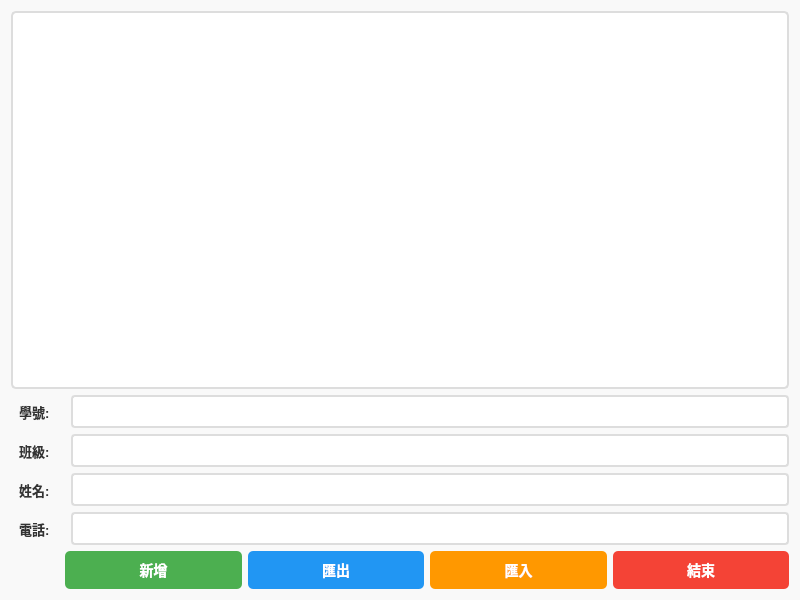
<?xml version="1.0" encoding="UTF-8"?>
<ui version="4.0">
 <class>ContactBook</class>
 <widget class="QWidget" name="ContactBook">
  <property name="geometry">
   <rect>
    <x>0</x>
    <y>0</y>
    <width>800</width>
    <height>600</height>
   </rect>
  </property>
  <property name="windowTitle">
   <string>ContactBook</string>
  </property>
  <property name="styleSheet">
   <string notr="true">QWidget {
    background-color: #f9f9f9;
}</string>
  </property>
  <layout class="QGridLayout" name="gridLayout">
   <item row="5" column="1" colspan="2">
    <layout class="QHBoxLayout" name="horizontalLayout_3">
     <item>
      <widget class="QPushButton" name="pushButton">
       <property name="text">
        <string>新增</string>
       </property>
       <property name="styleSheet">
        <string notr="true">QPushButton {
    background-color: #4CAF50;
    color: white;
    border: none;
    border-radius: 5px;
    padding: 8px 16px;
    font-size: 14px;
    font-weight: bold;
}
QPushButton:hover {
    background-color: #45a049;
}
QPushButton:pressed {
    background-color: #3d8b40;
}</string>
       </property>
      </widget>
     </item>
     <item>
      <widget class="QPushButton" name="pushButton_2">
       <property name="text">
        <string>匯出</string>
       </property>
       <property name="styleSheet">
        <string notr="true">QPushButton {
    background-color: #2196F3;
    color: white;
    border: none;
    border-radius: 5px;
    padding: 8px 16px;
    font-size: 14px;
    font-weight: bold;
}
QPushButton:hover {
    background-color: #1976D2;
}
QPushButton:pressed {
    background-color: #0D47A1;
}</string>
       </property>
      </widget>
     </item>
     <item>
      <widget class="QPushButton" name="pushButton_3">
       <property name="text">
        <string>匯入</string>
       </property>
       <property name="styleSheet">
        <string notr="true">QPushButton {
    background-color: #FF9800;
    color: white;
    border: none;
    border-radius: 5px;
    padding: 8px 16px;
    font-size: 14px;
    font-weight: bold;
}
QPushButton:hover {
    background-color: #F57C00;
}
QPushButton:pressed {
    background-color: #E65100;
}</string>
       </property>
      </widget>
     </item>
     <item>
      <widget class="QPushButton" name="pushButton_4">
       <property name="text">
        <string>結束</string>
       </property>
       <property name="styleSheet">
        <string notr="true">QPushButton {
    background-color: #f44336;
    color: white;
    border: none;
    border-radius: 5px;
    padding: 8px 16px;
    font-size: 14px;
    font-weight: bold;
}
QPushButton:hover {
    background-color: #da190b;
}
QPushButton:pressed {
    background-color: #a00a00;
}</string>
       </property>
      </widget>
     </item>
    </layout>
   </item>
   <item row="1" column="2">
    <widget class="QLineEdit" name="lineEdit">
     <property name="styleSheet">
      <string notr="true">QLineEdit {
    border: 2px solid #ddd;
    border-radius: 4px;
    padding: 6px;
    font-size: 13px;
    background-color: #fff;
}
QLineEdit:focus {
    border: 2px solid #2196F3;
}</string>
     </property>
    </widget>
   </item>
   <item row="3" column="0">
    <widget class="QLabel" name="label_3">
     <property name="text">
      <string>姓名:</string>
     </property>
     <property name="styleSheet">
      <string notr="true">QLabel {
    color: #333;
    font-size: 13px;
    font-weight: bold;
    padding: 5px;
}</string>
     </property>
    </widget>
   </item>
   <item row="2" column="0" colspan="2">
    <widget class="QLabel" name="label_2">
     <property name="text">
      <string>班級:</string>
     </property>
     <property name="styleSheet">
      <string notr="true">QLabel {
    color: #333;
    font-size: 13px;
    font-weight: bold;
    padding: 5px;
}</string>
     </property>
    </widget>
   </item>
   <item row="1" column="0" colspan="2">
    <widget class="QLabel" name="label">
     <property name="text">
      <string>學號:</string>
     </property>
     <property name="styleSheet">
      <string notr="true">QLabel {
    color: #333;
    font-size: 13px;
    font-weight: bold;
    padding: 5px;
}</string>
     </property>
    </widget>
   </item>
   <item row="0" column="0" colspan="3">
    <widget class="QTableWidget" name="tableWidget">
     <property name="styleSheet">
      <string notr="true">QTableWidget {
    border: 2px solid #ddd;
    border-radius: 5px;
    background-color: #fff;
    gridline-color: #e0e0e0;
    font-size: 12px;
}
QTableWidget::item {
    padding: 5px;
}
QTableWidget::item:selected {
    background-color: #2196F3;
    color: white;
}
QHeaderView::section {
    background-color: #4CAF50;
    padding: 8px;
    border: 1px solid #ddd;
    font-weight: bold;
    font-size: 14px;
    color: white;
}</string>
     </property>
    </widget>
   </item>
   <item row="2" column="2">
    <widget class="QLineEdit" name="lineEdit_2">
     <property name="styleSheet">
      <string notr="true">QLineEdit {
    border: 2px solid #ddd;
    border-radius: 4px;
    padding: 6px;
    font-size: 13px;
    background-color: #fff;
}
QLineEdit:focus {
    border: 2px solid #2196F3;
}</string>
     </property>
    </widget>
   </item>
   <item row="3" column="2">
    <widget class="QLineEdit" name="lineEdit_3">
     <property name="styleSheet">
      <string notr="true">QLineEdit {
    border: 2px solid #ddd;
    border-radius: 4px;
    padding: 6px;
    font-size: 13px;
    background-color: #fff;
}
QLineEdit:focus {
    border: 2px solid #2196F3;
}</string>
     </property>
    </widget>
   </item>
   <item row="4" column="0">
    <widget class="QLabel" name="label_4">
     <property name="text">
      <string>電話:</string>
     </property>
     <property name="styleSheet">
      <string notr="true">QLabel {
    color: #333;
    font-size: 13px;
    font-weight: bold;
    padding: 5px;
}</string>
     </property>
    </widget>
   </item>
   <item row="4" column="2">
    <widget class="QLineEdit" name="lineEdit_4">
     <property name="styleSheet">
      <string notr="true">QLineEdit {
    border: 2px solid #ddd;
    border-radius: 4px;
    padding: 6px;
    font-size: 13px;
    background-color: #fff;
}
QLineEdit:focus {
    border: 2px solid #2196F3;
}</string>
     </property>
    </widget>
   </item>
  </layout>
 </widget>
 <resources/>
 <connections/>
</ui>
